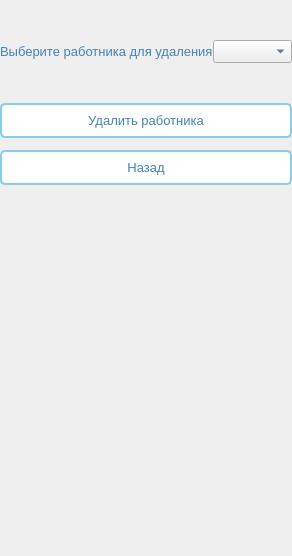
      <widget class="QWidget" name="deleteEmployerPage">
       <layout class="QVBoxLayout" name="verticalLayout_13">
        <property name="spacing">
         <number>0</number>
        </property>
        <property name="leftMargin">
         <number>0</number>
        </property>
        <property name="topMargin">
         <number>0</number>
        </property>
        <property name="rightMargin">
         <number>0</number>
        </property>
        <property name="bottomMargin">
         <number>0</number>
        </property>
        <item>
         <spacer name="verticalSpacer_6">
          <property name="orientation">
           <enum>Qt::Vertical</enum>
          </property>
          <property name="sizeType">
           <enum>QSizePolicy::Minimum</enum>
          </property>
          <property name="sizeHint" stdset="0">
           <size>
            <width>20</width>
            <height>40</height>
           </size>
          </property>
         </spacer>
        </item>
        <item>
         <layout class="QHBoxLayout" name="horizontalLayout_6">
          <item>
           <widget class="QLabel" name="label_16">
            <property name="font">
             <font>
              <pointsize>10</pointsize>
              <weight>50</weight>
              <bold>false</bold>
             </font>
            </property>
            <property name="styleSheet">
             <string notr="true">QLabel {
    color: #4682B4;

    font-weight: normal;
}</string>
            </property>
            <property name="text">
             <string>Выберите работника для удаления</string>
            </property>
           </widget>
          </item>
          <item>
           <widget class="QComboBox" name="deleteEmployercomboBox">
            <property name="font">
             <font>
              <pointsize>10</pointsize>
             </font>
            </property>
            <property name="styleSheet">
             <string notr="true"> color: #1A237E; </string>
            </property>
           </widget>
          </item>
         </layout>
        </item>
        <item>
         <spacer name="verticalSpacer_7">
          <property name="orientation">
           <enum>Qt::Vertical</enum>
          </property>
          <property name="sizeType">
           <enum>QSizePolicy::Minimum</enum>
          </property>
          <property name="sizeHint" stdset="0">
           <size>
            <width>20</width>
            <height>40</height>
           </size>
          </property>
         </spacer>
        </item>
        <item>
         <layout class="QVBoxLayout" name="verticalLayout_5">
          <property name="spacing">
           <number>12</number>
          </property>
          <item>
           <widget class="QPushButton" name="deleteEmployerButton">
            <property name="font">
             <font>
              <pointsize>10</pointsize>
             </font>
            </property>
            <property name="styleSheet">
             <string notr="true">QPushButton {
    background-color: white;
    border: 2px solid #87CEEB;
    border-radius: 5px;
    padding: 8px;
    color: #4682B4;
}

QPushButton:hover {
    background-color: #F0F8FF;
}

QPushButton:pressed {
    background-color: #E6F3FF;
}</string>
            </property>
            <property name="text">
             <string>Удалить работника</string>
            </property>
           </widget>
          </item>
          <item>
           <widget class="QPushButton" name="pushButton_5">
            <property name="font">
             <font>
              <pointsize>10</pointsize>
             </font>
            </property>
            <property name="styleSheet">
             <string notr="true">QPushButton {
    background-color: white;
    border: 2px solid #87CEEB;
    border-radius: 5px;
    padding: 8px;
    color: #4682B4;
}

QPushButton:hover {
    background-color: #F0F8FF;
}

QPushButton:pressed {
    background-color: #E6F3FF;
}</string>
            </property>
            <property name="text">
             <string>Назад</string>
            </property>
           </widget>
          </item>
         </layout>
        </item>
        <item>
         <spacer name="verticalSpacer_8">
          <property name="orientation">
           <enum>Qt::Vertical</enum>
          </property>
          <property name="sizeHint" stdset="0">
           <size>
            <width>20</width>
            <height>371</height>
           </size>
          </property>
         </spacer>
        </item>
       </layout>
      </widget>
